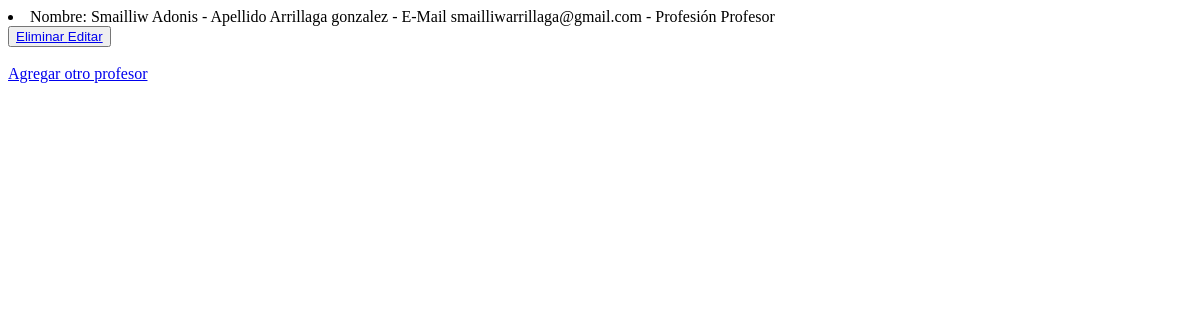
Page /AppCoder/leerProfesores on the earlier database version.
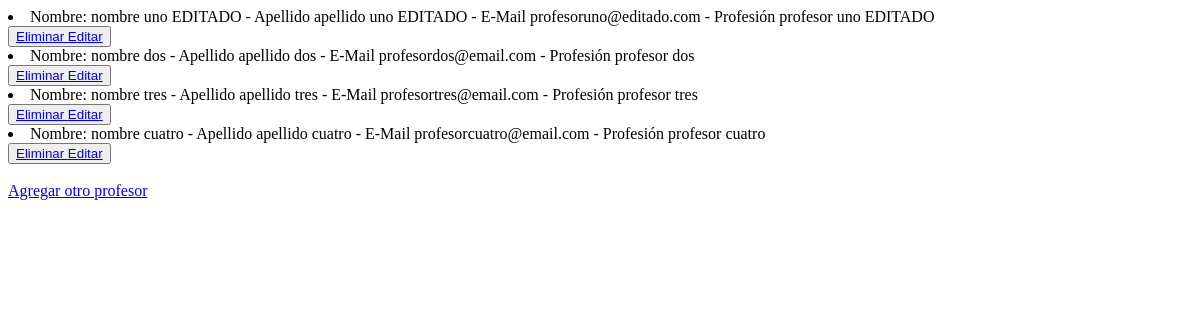
Same page on the later database version.
### AppCoder/models.py (models this page shows)
class Profesor(models.Model):
    nombre = models.CharField(max_length=30)
    apellido = models.CharField(max_length=30)
    email = models.EmailField()
    profesion = models.CharField(max_length=30)
    def __str__(self):
        return f"Nombre: {self.nombre} - Apellido {self.apellido} - E-Mail {self.email} - Profesión {self.profesion}"

### AppCoder/views.py (the view)
# urls.py: path('leerProfesores', views.leerProfesores, name ="LeerProfesores"),
def leerProfesores(request):
    profesores = Profesor.objects.all() #trae todos los profesores
    contexto= {"profesores":profesores}
    return render(request, "AppCoder/leerProfesores.html",contexto)

### AppCoder/Templates/AppCoder/leerProfesores.html (shortened to what this page needs)
<!DOCTYPE html>
<html lang="en">
<head>
</head>
<body>
    {% for p in profesores %}
        <li>{{ p }}</li>
        <button>
            <a href="{% url 'EliminarProfesor' p.nombre %}"> Eliminar </a>
            <a href="{% url 'EditarProfesor' p.nombre %}"> Editar </a>
        </button>
    {% endfor %}
    <br>
    <br>
    <a href="profesorFormulario"> Agregar otro profesor </a>
</body>
</html>

Differences in the rows shown:
removed Profesor: nombre+apellido+email "Nombre: Smailliw Adonis - Apellido Arrillaga gonzalez - E-Mail smailliwarrillaga@gmail.com - Profesión Profesor"
added Profesor: nombre+apellido+email "Nombre: nombre uno EDITADO - Apellido apellido uno EDITADO - E-Mail profesoruno@editado.com - Profesión profesor uno EDITADO"
added Profesor: nombre+apellido+email "Nombre: nombre dos - Apellido apellido dos - E-Mail profesordos@email.com - Profesión profesor dos"
added Profesor: nombre+apellido+email "Nombre: nombre tres - Apellido apellido tres - E-Mail profesortres@email.com - Profesión profesor tres"
added Profesor: nombre+apellido+email "Nombre: nombre cuatro - Apellido apellido cuatro - E-Mail profesorcuatro@email.com - Profesión profesor cuatro"
